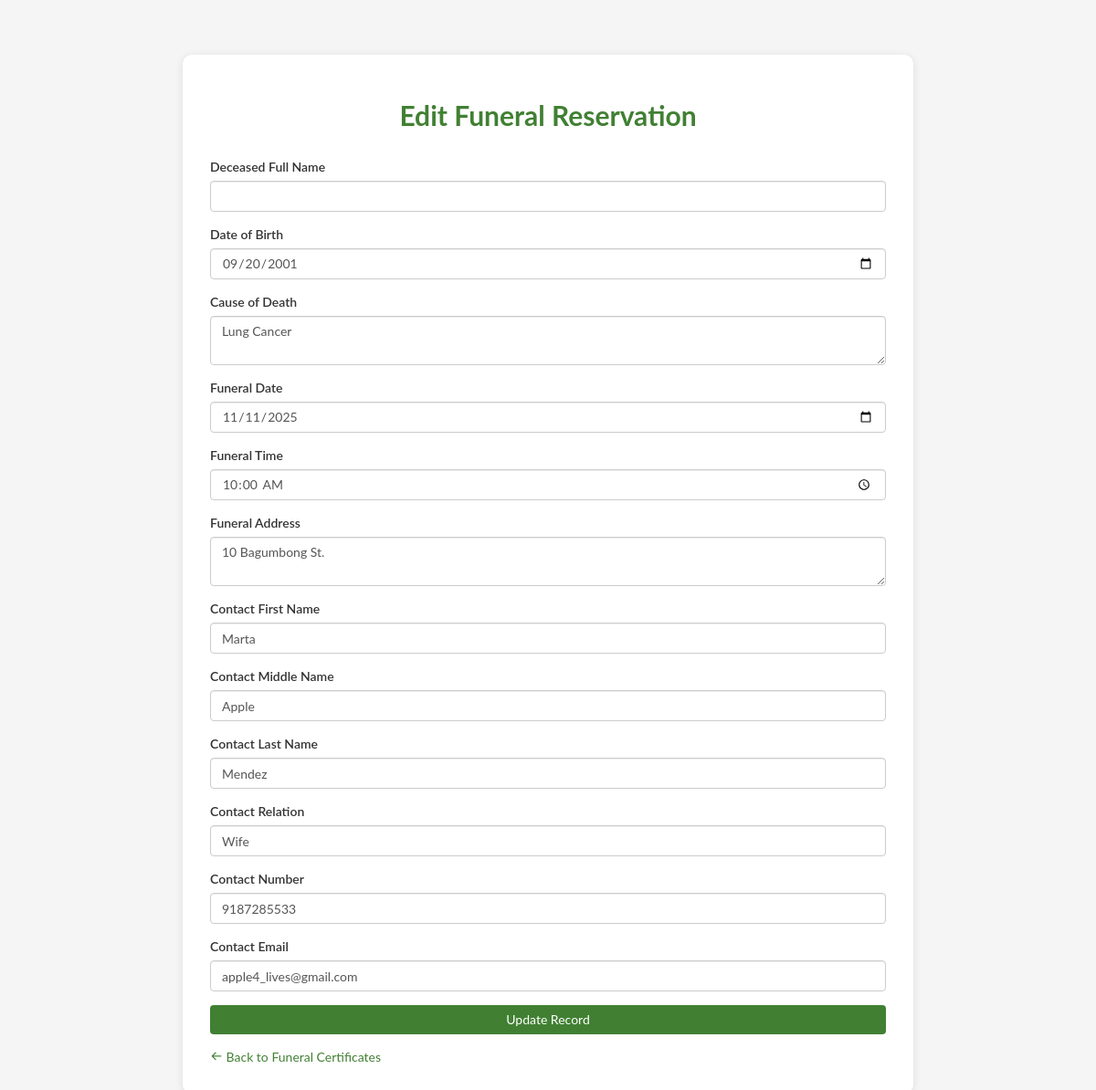
The page /private/certificate/edit_funeral.php?id=11 on the database its author committed.
### tables this page shows
CREATE TABLE `funerals` (
  `id` int(11) NOT NULL,
  `reservation_type` varchar(50) NOT NULL DEFAULT 'funeral',
  `deceased_firstname` varchar(100) DEFAULT NULL,
  `deceased_middlename` varchar(100) DEFAULT NULL,
  `deceased_lastname` varchar(100) DEFAULT NULL,
  `deceased_suffix` varchar(20) DEFAULT NULL,
  `deceased_dob` date NOT NULL,
  `funeral_date` date NOT NULL,
  `funeral_time` time NOT NULL,
  `funeral_address` varchar(255) NOT NULL,
  `contact_person_firstname` varchar(100) NOT NULL,
  `contact_person_middlename` varchar(100) DEFAULT NULL,
  `contact_person_lastname` varchar(100) NOT NULL,
  `contact_person_relation` varchar(100) NOT NULL,
  `contact_person_contact_no` varchar(20) NOT NULL,
  `contact_person_email` varchar(150) DEFAULT NULL,
  `status` enum('Pending','Accepted','Cancelled') DEFAULT 'Pending',
  `created_at` timestamp NOT NULL DEFAULT current_timestamp(),
  `cause_of_death` varchar(255) DEFAULT NULL,
  `presider` varchar(255) DEFAULT NULL
);

### private/certificate/edit_funeral.php (the view, shortened to what this page needs)
<?php
require_once 'connection.php';
$id = isset($_GET['id']) ? intval($_GET['id']) : 0;
$sql = "SELECT * FROM funerals WHERE id = :id";
$query = $dbh->prepare($sql);
$query->bindParam(':id', $id, PDO::PARAM_INT);
$query->execute();
$reservation = $query->fetch(PDO::FETCH_ASSOC);
?>
<!DOCTYPE html>
<html lang="en">
<head>
<link href="https://maxcdn.bootstrapcdn.com/bootstrap/3.3.0/css/bootstrap.min.css" rel="stylesheet">
<link href='https://unpkg.com/boxicons@2.1.4/css/boxicons.min.css' rel='stylesheet'>
</head>
<body>
<div class="container">
    <h2>Edit Funeral Reservation</h2>
    <form method="post">
        <div class="form-group">
            <label>Deceased Full Name</label>
            <input type="text" name="deceased_fullname" class="form-control"
                   value="<?= htmlspecialchars($reservation['deceased_fullname'] ?? '') ?>" required>
        </div>
        <div class="form-group">
            <label>Date of Birth</label>
            <input type="date" name="deceased_dob" class="form-control"
                   value="<?= htmlspecialchars($reservation['deceased_dob'] ?? '') ?>">
        </div>
        <div class="form-group">
            <label>Cause of Death</label>
            <textarea name="cause_of_death" class="form-control"><?= htmlspecialchars($reservation['cause_of_death'] ?? '') ?></textarea>
        </div>
        <div class="form-group">
            <label>Funeral Date</label>
            <input type="date" name="funeral_date" class="form-control"
                   value="<?= htmlspecialchars($reservation['funeral_date'] ?? '') ?>" required>
        </div>
        <div class="form-group">
            <label>Funeral Time</label>
            <input type="time" name="funeral_time" class="form-control"
                   value="<?= htmlspecialchars($reservation['funeral_time'] ?? '') ?>" required>
        </div>
        <div class="form-group">
            <label>Funeral Address</label>
            <textarea name="funeral_address" class="form-control"><?= htmlspecialchars($reservation['funeral_address'] ?? '') ?></textarea>
        </div>
        <div class="form-group">
            <label>Contact First Name</label>
            <input type="text" name="contact_person_firstname" class="form-control"
                   value="<?= htmlspecialchars($reservation['contact_person_firstname'] ?? '') ?>" required>
        </div>
        <div class="form-group">
            <label>Contact Middle Name</label>
            <input type="text" name="contact_person_middlename" class="form-control"
                   value="<?= htmlspecialchars($reservation['contact_person_middlename'] ?? '') ?>">
        </div>
        <div class="form-group">
            <label>Contact Last Name</label>
            <input type="text" name="contact_person_lastname" class="form-control"
                   value="<?= htmlspecialchars($reservation['contact_person_lastname'] ?? '') ?>" required>
        </div>
        <div class="form-group">
            <label>Contact Relation</label>
            <input type="text" name="contact_person_relation" class="form-control"
                   value="<?= htmlspecialchars($reservation['contact_person_relation'] ?? '') ?>">
        </div>
        <div class="form-group">
            <label>Contact Number</label>
            <input type="text" name="contact_person_contact_no" class="form-control"
                   value="<?= htmlspecialchars($reservation['contact_person_contact_no'] ?? '') ?>">
        </div>
        <div class="form-group">
            <label>Contact Email</label>
            <input type="email" name="contact_person_email" class="form-control"
                   value="<?= htmlspecialchars($reservation['contact_person_email'] ?? '') ?>">
        </div>
        <button type="submit" name="update" class="btn btn-primary btn-block">Update Record</button>
        <a href="certificate.php?type=Funeral" class="back-btn"><i class='bx bx-arrow-back'></i> Back to Funeral Certificates</a>
    </form>
</div>
</body>
</html>

### private/certificate/edit_funeral.php (style rules this page uses)
body { background-color: #f5f5f5; font-family: 'Lato', sans-serif; }
.container { max-width: 800px; background: #fff; margin-top: 60px; padding: 30px; border-radius: 10px; box-shadow: 0 2px 10px rgba(0,0,0,0.1); }
h2 { text-align: center; color: #418033; margin-bottom: 30px; font-weight: bold; }
.form-group label { font-weight: 600; }
.btn-primary { background-color: #418033; border: none; }
.back-btn { margin-top: 15px; display: inline-block; color: #418033; }

### rows shown on the page
funerals: deceased_dob "09/20/2001", cause_of_death "Lung Cancer", funeral_date "11/11/2025", funeral_time "10:00:00", funeral_address "10 Bagumbong St.", contact_person_firstname "Marta", contact_person_middlename "Apple", contact_person_lastname "Mendez", contact_person_relation "Wife", contact_person_contact_no "9187285533", contact_person_email "apple4_lives@gmail.com"
